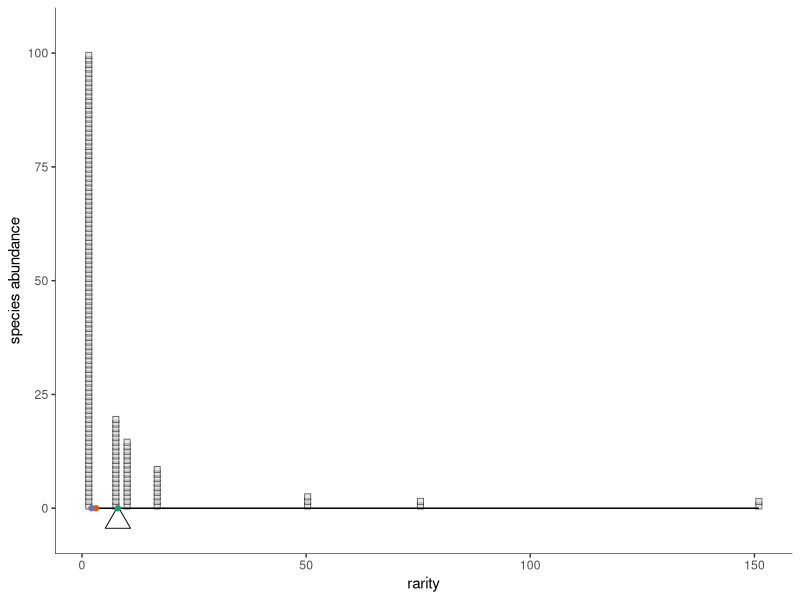
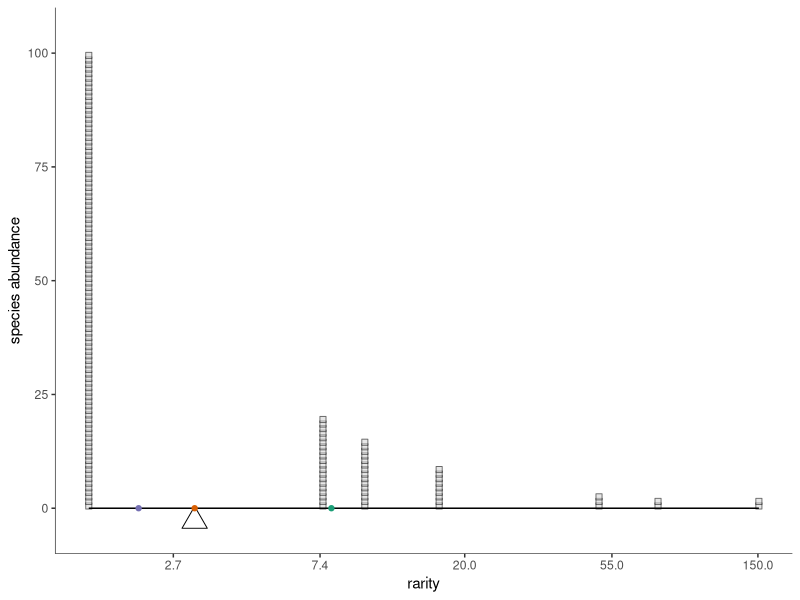
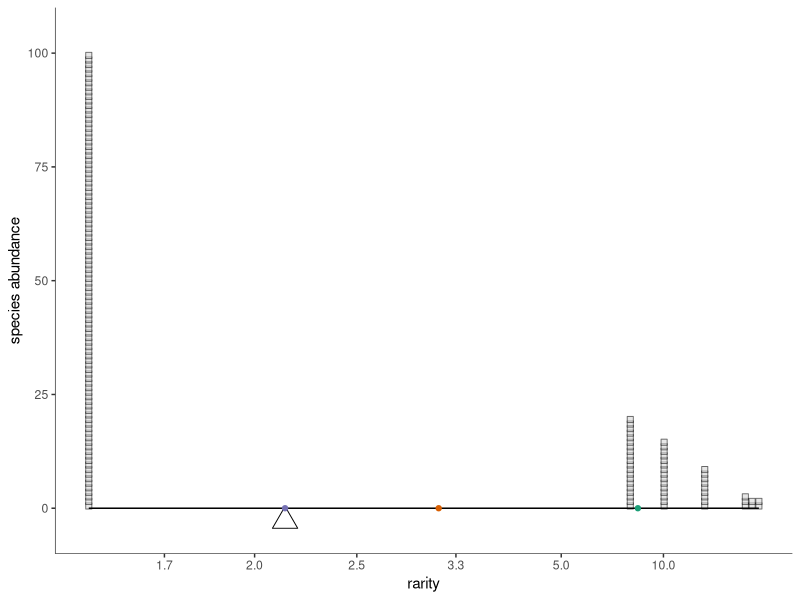
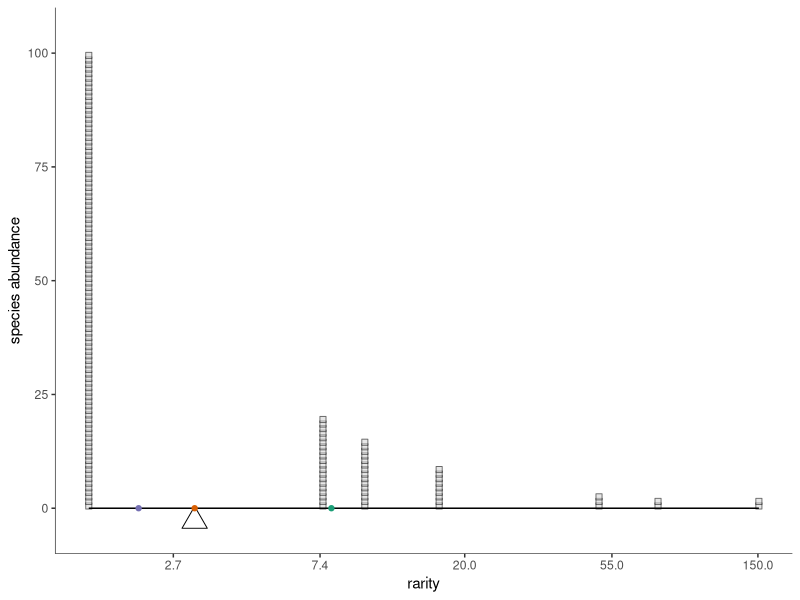
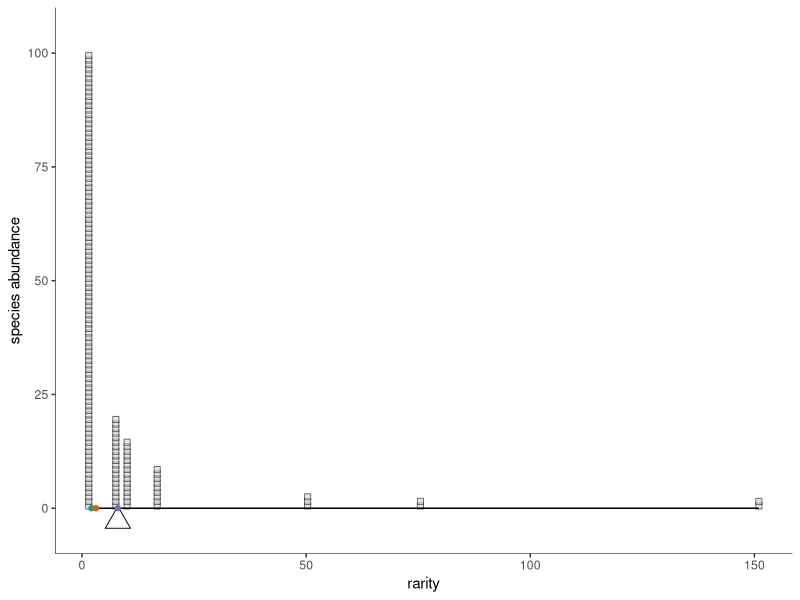
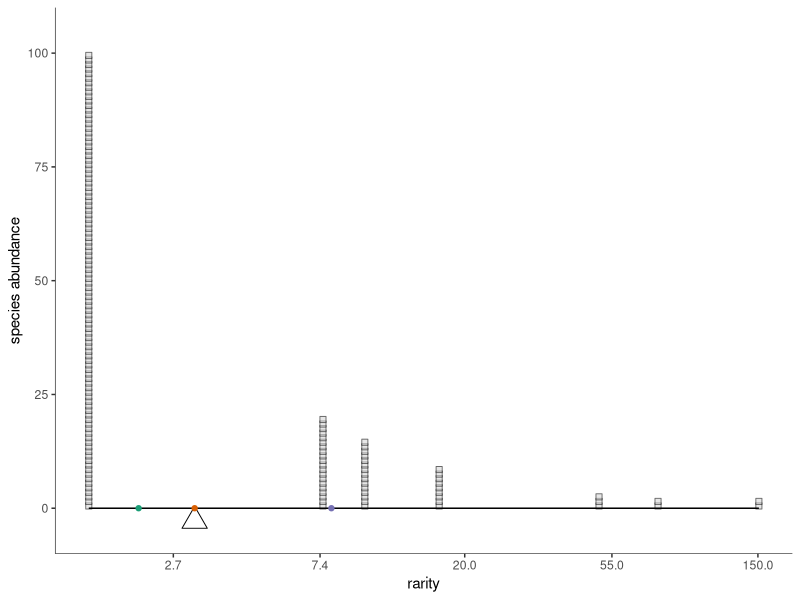
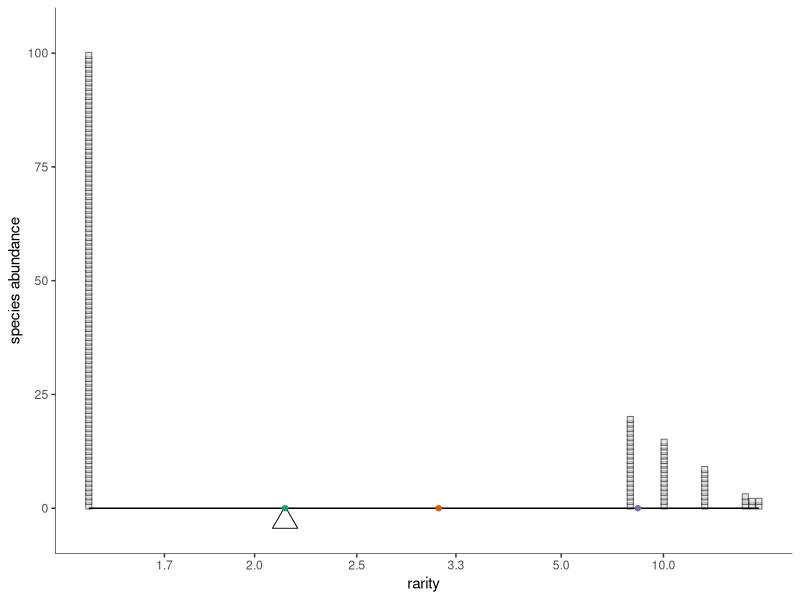

Here is the R script that generated these plots, in order:
library(tidyverse)
library(ggthemes)

## TODO
## OPTIONAL: color the species (so that stacking becomes clear)
## fix box size for small max abundance so it doesn't e.g. cross y-axis
## think about squeezing when rarities aren't equal but are close s.t. boxes overlap
## select colors for reference points http://colorbrewer2.org/#type=qualitative&scheme=Dark2&n=3
## switch plotting order so that fulcrum point sits above reference points

library(scales) # trans_new() is in the scales library

epsPretty <- 0
offStart <- 0

pfun=function(x, pow, offset=offStart){
	if (pow==0) return(log(x))
	r <- sign(pow)*(x+offset)^pow
	return(r)
}

ipfun=function(x, pow, offset=offStart){
	if (pow==0) return(exp(x))
	r <- sign(pow)*(x)^(1/pow)
	return(r)
}

# Diversity function 
dfun<-function(ab, l){
	rp <- ab/sum(ab)
	return(ipfun(sum(rp*pfun(1/rp, l)),l))
}

# round numbers, more aggressively the larger they are
prettify <- function(breaks){
    digits <- -floor(log10(abs(breaks))) + 1
    digits[breaks == 0] <- 0
    return((round(breaks, digits = digits))[round(breaks, digits = digits)!=(-Inf)]) #klugey fix to -Inf
}

power_trans = function(pow) trans_new(name="power"
   , transform = function(x) pfun(x, pow)
	, inverse = function(x) ipfun(x, pow)
	, breaks = function(x) prettify(
		trans_breaks(
			function(x) pfun(x, pow), function(x) ipfun(x, pow), n = 6
		)(c(epsPretty,x)*1.1)
	)
   , domain = c(1, 10000)
)

# replicate to make stacks with geom_point
fancy_rep<-function(df){
    return(data.frame(df[rep(1:nrow(df), df$abundance),])
           %>% group_by(abundance) %>% mutate(gr=1:length(abundance))
    )
}

base_plot <- function(abundance, pointScale=200){
    
	rf <- tibble(names = as.factor(1:length(abundance))
		, abundance
		, rarity = sum(abundance)/abundance
	)
	rfrepeated <-fancy_rep(rf) 

	pointsize <- pointScale/max(abundance)
	
	#This pretty much has to be 0.5 because the shape is centered on its x- and y-locations, but we want to offset so it rests upon it
	goff <- 0.5

	base <- (ggplot(rfrepeated, aes(x=rarity, y=abundance))
		+ geom_point(aes(y=gr-goff, alpha=0.2), size=pointsize, fill="lightgrey", shape=22, color="black", stroke=0.5) #some stylistic things to deal with squeezing
		
		# make plank
		+ geom_segment(
			aes(x, y, xend=xend, yend=yend)
			, data=data.frame(
				x=c(min(rf$rarity))
				, y=c(0)
				, xend=c(max(rf$rarity))
				, yend=c(0)
			)
		)
# adding this in let the boxes fill the y-space pretty well without gaps, don't think it ruined appearance of y-axis
		+scale_y_continuous(
		    expand=c(0,0)
		    , limits=c(max(rf$abundance)-1.1*max(rf$abundance), 1.1*max(rf$abundance))
		)
		+ labs(y="species abundance")
	)
	return(theme_plot(base))
}

theme_plot <- function(p){
	return(p
		+ theme_tufte(base_family = "sans")
		+ theme(legend.position="none")
		+ theme(
			axis.line.x = element_line(
				colour = 'black', size=0.2, linetype='solid'
			), axis.line.y =  element_line(
				colour = 'black', size=0.2, linetype='solid'
			)
		)
	)
}

scale_plot <- function(ab, ell){
	div <- dfun(ab, ell)
	print(div)
	return (base_plot(ab) 
		+ geom_point(
			data=tibble(x=div, y=-0.028*max(ab))# don't recall why 0.028, but it gets fulcrum point just right. 
			, size=6, shape=2
			, aes(x, y)
		)
		+ scale_x_continuous(trans=power_trans(pow=ell))
		+ coord_cartesian(clip="off")
	)
}

mean_points <- function(ab, ell){
	div <- Vectorize(dfun, vectorize.args=("l"))(ab, ell)
	return(geom_point(
		data=tibble(x=div, y=0*div, clr=1:length(div))
		, aes(x, y, color=as.factor(clr))
	))
}

rarity_plot <- function(ab, ell, means=-1:1){
	return(
		scale_plot(ab, ell) 
		+ mean_points(ab, means)
		+ scale_color_brewer(type="qual", palette="Dark2") #playing with color choices
	)
}

rarity_series <- function(ab, lrange=-1:1, means=lrange){
	for(l in lrange){
		print(rarity_plot(ab, l, means))
	}
}

ab <- c(20, 15, 9, 3, 2, 1, 1)
ab <- c(100, 20, 15, 9, 3, 2, 1, 1)

rarity_series(ab, 1:-1)
rarity_series(ab, 0, 1:-1)

#some SADs to play with

# ab <- c(20, 15, 9, 3, 2, 1, 1)
ab <- c(100, 20, 15, 9, 3, 2, 1, 1)
# ab<-c(50,30,20)
# ab<-c(4,3,2)
# ab <- c(20, 15, 9, 3, 2, 1, 1)
# ab <- c(200,100, 20, 15, 9, 3, 2, 1, 1)
# ab<-floor(exp(rnorm(50, 4,1.5)))

# quartz()
rarity_plot(ab, 1)

# quartz()
rarity_plot(ab, 0)

# quartz()
rarity_plot(ab, -1)
